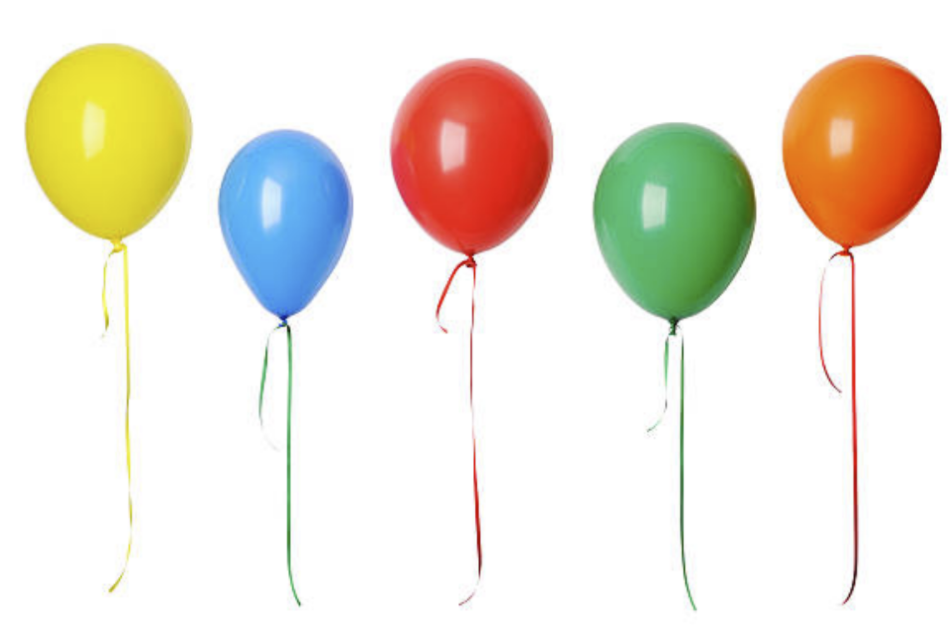
#> input picture LAB02/518H0035_LeHoangLong/ballon.PNG, 950 x 628 px
$ python ex1.py
#> lines starting #> are read from the running program, lines starting #| are printed output that depends on the picture
### LAB02/518H0035_LeHoangLong/putText.py
import cv2

def putText(image, abc, org, color):
    # font
    font = cv2.FONT_HERSHEY_SIMPLEX

    # org
    # org = (50, 50)

    # fontScale
    fontScale = 1


    # Line thickness of 2 px
    thickness = 2

    # Using cv2.putText() method
    image = cv2.putText(image, abc , org, font,
                    fontScale, color, thickness, cv2.LINE_AA)

    return image

### LAB02/518H0035_LeHoangLong/ex1.py
##1. Split each color channel of the image
import numpy as np
import cv2
import putText

image = cv2. imread('ballon.PNG')
#> image is the input picture: shape (628, 950, 3); mean B, G, R 221.2, 232.2, 238.4

b,g,r = cv2.split(image)
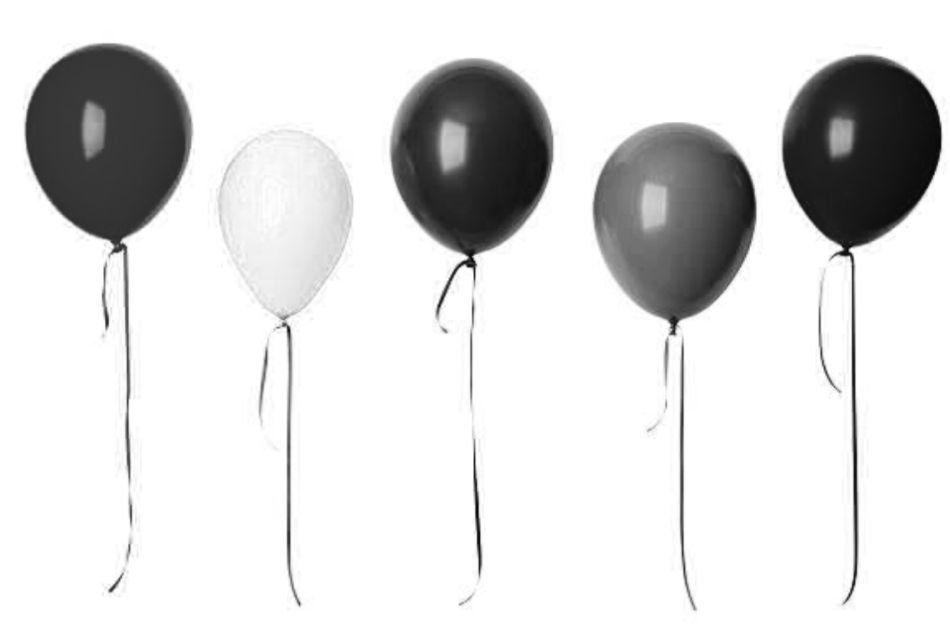
#> b: shape (628, 950); min 9, max 255, mean 221.2
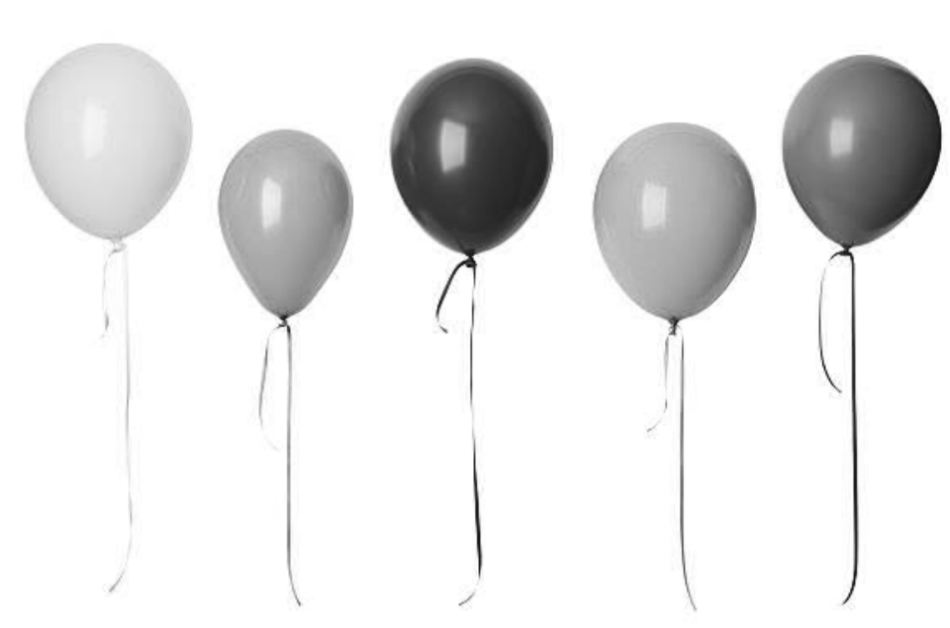
#> g: shape (628, 950); min 18, max 255, mean 232.2

img1 = cv2.merge((b,g,r))

cv2.imshow("Blue",b)
cv2.waitKey(0)
cv2.imshow("Green",g)
cv2.waitKey(0)
cv2.imshow("Red",r)
cv2.waitKey(0)
cv2.imshow("Result",img1)
cv2.waitKey(0)

##2 Locate the position of each balloon by drawing a rectangle (bounding-box) surrounding each balloon

image = cv2. imread('ballon.PNG')

## Yellow

start_point = (21,40)
end_point = (195,595)

color = (0, 255, 255)

thickness = 2

image_yellow = cv2.rectangle(image, start_point, end_point, color, thickness)

# cv2.imshow('Image Yellow', image_yellow)
# cv2.waitKey(0)

## blue
start_point = (215,121)
end_point = (358,615)

color = (255, 0, 0)

thickness = 2

image_blue = cv2.rectangle(image, start_point, end_point, color, thickness)

# cv2.imshow('Image blue', image_blue)
# cv2.waitKey(0)

## red
start_point = (381,53)
end_point = (559,619)

color = (0, 0, 255)

thickness = 2

image_red = cv2.rectangle(image, start_point, end_point, color, thickness)

# cv2.imshow('Image red', image_red)
# cv2.waitKey(0)

##green
start_point = (584,115)
end_point = (762,619)

color = (0, 255, 0)

thickness = 2

image_green = cv2.rectangle(image, start_point, end_point, color, thickness)

# cv2.imshow('Image green', image_green)
# cv2.waitKey(0)

##orange
start_point = (774,50)
end_point = (946,622)

color = (0, 165, 255)

thickness = 2

image_orange = cv2.rectangle(image, start_point, end_point, color, thickness)

# cv2.imshow('Image orange', image_orange)
# cv2.waitKey(0)

##3 Name each balloon by putting a text of color name right above the bounding boxes.

##Yellow
org_yellow = (78,23)
putText.putText(image_orange, 'Yellow', org_yellow, (0, 255, 255))

# cv2.imshow('Result Yellow Text', image_orange)
# cv2.waitKey(0)

## blue
org_blue = (260,97)
putText.putText(image_orange, 'Blue', org_blue, (255, 0, 0))
# cv2.imshow('Result Blue Text', image_orange)
# cv2.waitKey(0)

##red
org_red = (437,32)
putText.putText(image_orange, 'Red', org_red, (0, 0, 255))

##green
org_green = (620,95)
putText.putText(image_orange, 'Green', org_green, (0, 255, 0))

##orange
org_orange = (820,28)
putText.putText(image_orange, 'Orange', org_orange, (0, 165, 255))
#> in putText (call 5), `image = cv2.putText(image, abc , org, font, fontScale, color, thicknes..`:
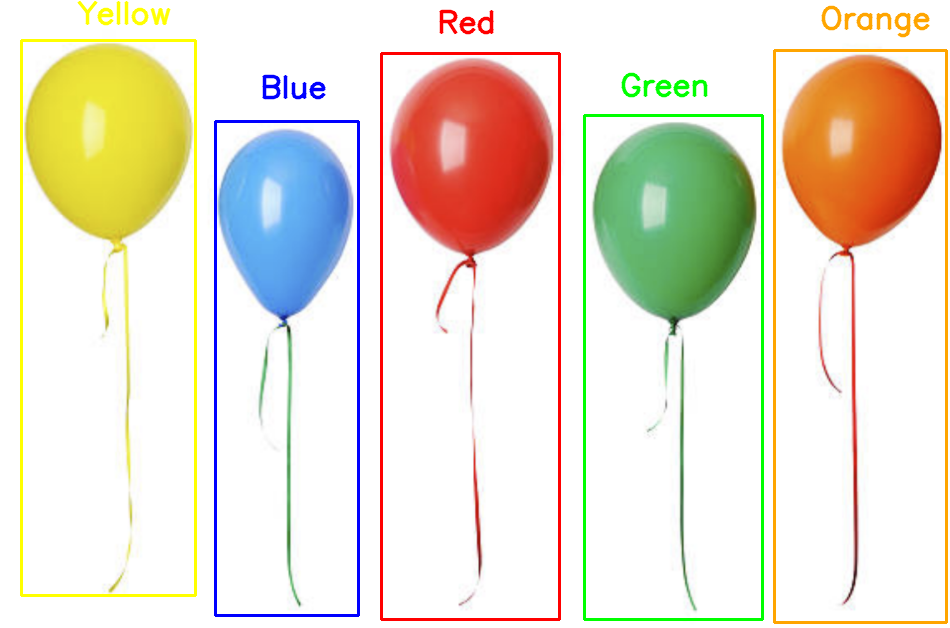
#> image: shape (628, 950, 3); mean B, G, R 212.4, 227.3, 234.4
cv2.imshow('Result Text', image_orange)
cv2.waitKey(0)

## 4 Extract the yellow balloon by creating a new image of only one balloon.
image = cv2. imread('ballon.PNG')
ballon_yellow = image[ 36:612, 20:200]
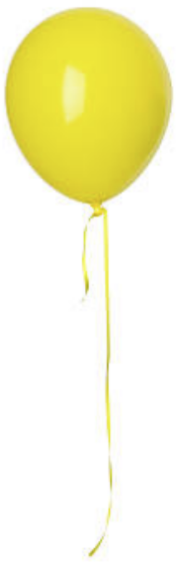
#> ballon_yellow: shape (576, 180, 3); mean B, G, R 205.5, 245, 247.5
# cv2.imshow('Ballon_yellow', ballon_yellow)
# cv2.waitKey(0)
cv2.imwrite('image_1_4.PNG', ballon_yellow)

##5 Extract the yellow balloon automatically by using HSV color space to extract only pixels of yellow color.

image = cv2. imread('ballon.PNG')
imageHSV = cv2.cvtColor(image, cv2.COLOR_BGR2HSV)
#> imageHSV: shape (628, 950, 3); mean H, S, V 15.6, 34.6, 245.7
h,s,v = cv2.split(imageHSV)
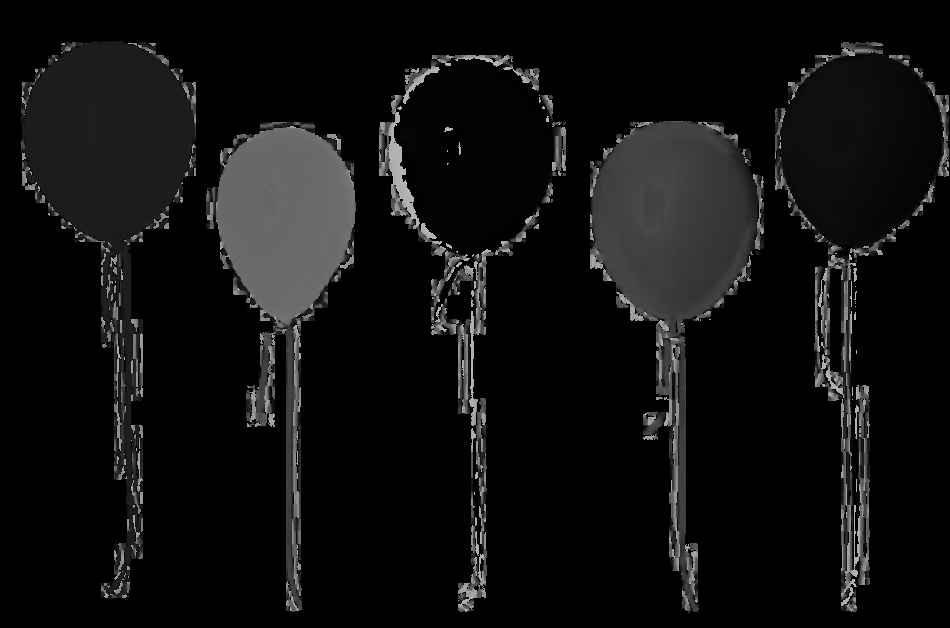
#> h: shape (628, 950); min 0, max 179, mean 15.6
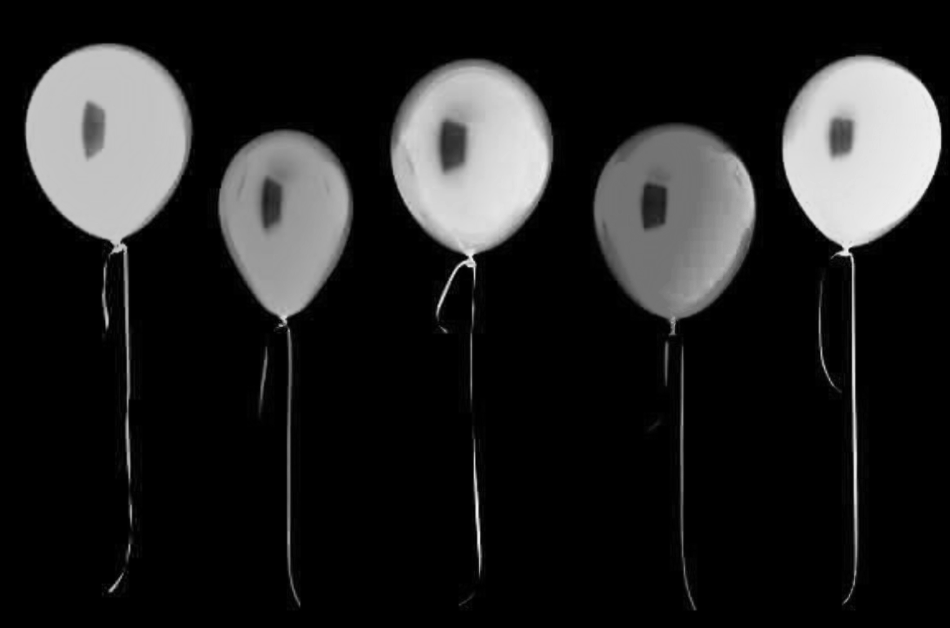
#> s: shape (628, 950); min 0, max 241, mean 34.6
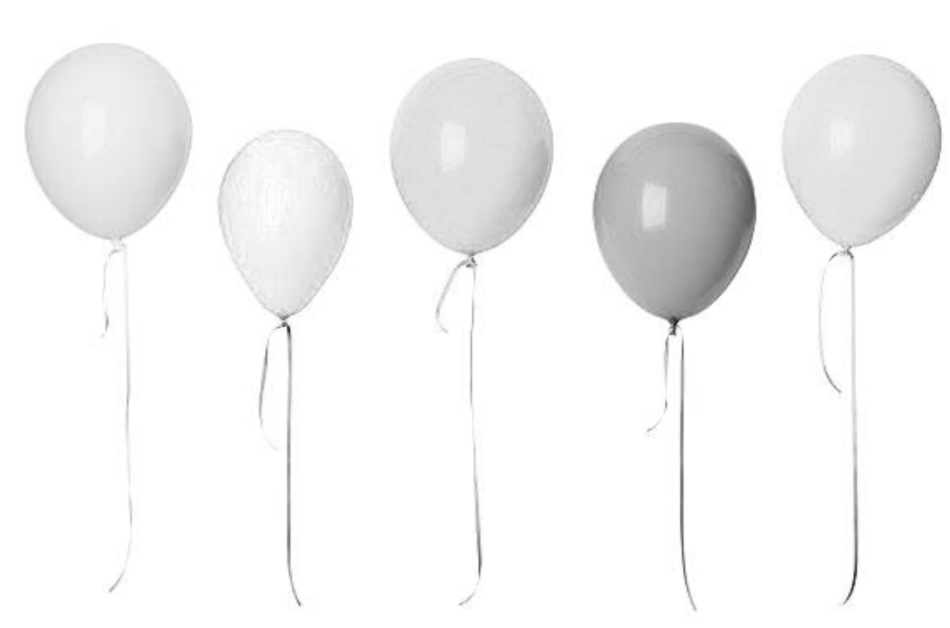
#> v: shape (628, 950); min 34, max 255, mean 245.7
cv2.imshow('image H',h)
cv2.waitKey(0)
cv2.imshow('image HSV',imageHSV)
cv2.waitKey(0)
